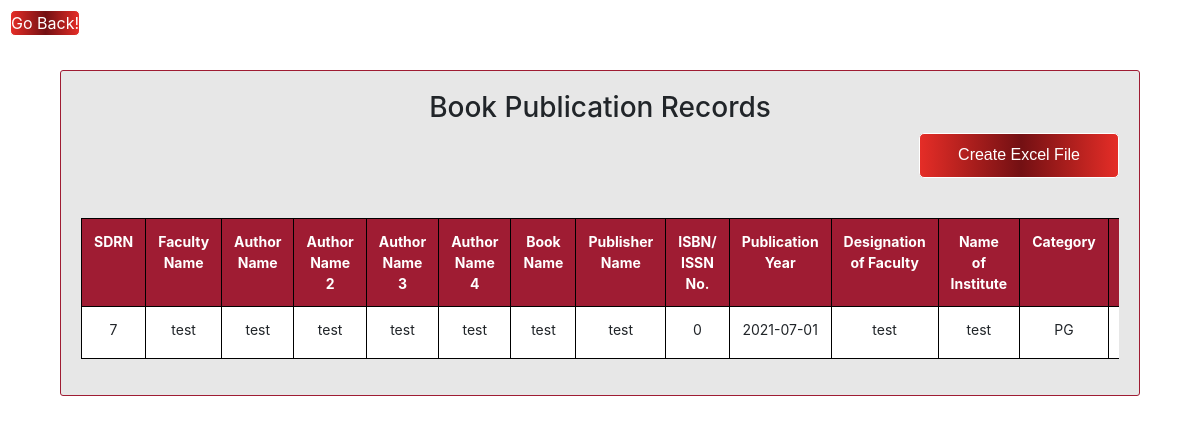
The app's page /Faculty/src/Details_show/show_book_publication.php (signed in) with its own data.
### tables this page shows
CREATE TABLE `book_publication` (
  `id` int(11) NOT NULL,
  `sdrn` int(20) NOT NULL,
  `faculty_name` varchar(128) NOT NULL,
  `author1` varchar(128) NOT NULL,
  `author2` varchar(128) NOT NULL,
  `author3` varchar(128) NOT NULL,
  `author4` varchar(128) NOT NULL,
  `book_name` varchar(128) NOT NULL,
  `publisher_name` varchar(128) NOT NULL,
  `isbn_no` varchar(20) NOT NULL,
  `year` date NOT NULL,
  `desgn` varchar(255) NOT NULL,
  `institute` varchar(255) NOT NULL,
  `opt1` varchar(128) NOT NULL,
  `opt2` varchar(128) NOT NULL,
  `opt3` varchar(128) NOT NULL
);

### Faculty/src/Details_show/show_book_publication.php (the view, shortened to what this page needs)
<!DOCTYPE html>
<html lang="en">
  <head>
      <link rel="stylesheet" href="../../css/internal_css.css">
      <link rel="stylesheet" href="../../css/util.css">
      <link rel="stylesheet" href="https://maxcdn.bootstrapcdn.com/bootstrap/4.3.1/css/bootstrap.min.css">
  </head>
  <body>
  <input id= "goback" type="button" value="Go Back!" onclick="history.back(-1)" />
    <div id="publication">
      <h3 class="text-center">Book Publication Records</h3>
      <button name="pdf_publication" id="pdf_publication" >Create Excel File</button>
      <div id="publication_tab">
        <?php
          if (isset($_SESSION['sdrn'])){
            echo '<div class="table-responsive">
            <table class="table table-bordered" >
            <tr>
            <th>SDRN</th>
            <th>Faculty Name</th>
            <th>Author Name</th>
            <th>Author Name 2</th>
            <th>Author Name 3</th>
            <th>Author Name 4</th>
            <th>Book Name</th>
            <th>Publisher Name</th>
            <th>ISBN/ ISSN No.</th>
            <th>Publication Year</th>
            <th>Designation of Faculty</th>
            <th>Name of Institute</th>
            <th>Category</th>
            <th>Option 1</th>
            <th>Option 2</th>
            <th>Update</th>
            </tr>  ';
            function fetch_publication(){
            $id = $_SESSION['sdrn'];
            $First_name= $_SESSION['First_name'];
            $Middle_name= $_SESSION['Middle_name'];
            $Last_name= $_SESSION['Last_name'];
            $faculty_name = $First_name." ".$Middle_name." ".$Last_name;
            $output1 = '';
            $connect = mysqli_connect("localhost", "root", "", "test");
            $sql1 = "SELECT * FROM book_publication where sdrn = '$id' OR author1 = '$faculty_name' OR author2 = '$faculty_name'
            OR author3 = '$faculty_name' OR author4 = '$faculty_name' ";
            $result1 = mysqli_query($connect, $sql1);
            while($row = mysqli_fetch_array($result1)){
              $output1 .= '<tr>
                            <td>'.$row["sdrn"].'</td>
                            <td>'.$row["faculty_name"].'</td>
                            <td>'.$row["author1"].'</td>
                            <td>'.$row["author2"].'</td>
                            <td>'.$row["author3"].'</td>
                            <td>'.$row["author4"].'</td>
                            <td>'.$row["book_name"].'</td>
                            <td>'.$row["publisher_name"].'</td>
                            <td>'.$row["isbn_no"].'</td>
                            <td>'.$row["year"].'</td>
                            <td>'.$row["desgn"].'</td>
                            <td>'.$row["institute"].'</td>
                            <td>'.$row["opt1"].'</td>
                            <td>'.$row["opt2"].'</td>
                            <td>'.$row["opt3"].'</td>
                            <td><a href="../Details_update/update_publication.php?id='.$row["id"].'">Update</a></td>
                          </tr> ';
              }
              return $output1;
            }
            echo fetch_publication();
            echo '</table>  </div>';
          }
        ?>
      </div>
    </div>
  </body>
</html>

### Faculty/css/internal_css.css (style rules this page uses)
* { margin: 0px; padding: 0px; box-sizing: border-box; }
body, html { height: auto; font-family: Poppins-Regular, sans-serif; }
h1,h2,h3,h4,h5,h6 { margin: 0px; }
button { outline: none !important; border: none; background: transparent; }
#goback { background-image: linear-gradient(to right, #e52d27 0%, #731013 51%, #e52d27 100%); color:#ffffff; border:1px solid #fff; border-radius:5px; margin: 10px; }
.table { width: 100%; border-collapse: collapse; }
.table td,.table th { padding:12px 15px; border:1px solid black!important; text-align: center; font-size:14px; }
.table th { background-color: #9F1C33; color:#ffffff; }
.table tr:nth-child(even) { background-color: white; }
div#publication { background-color:#e7e7e7; border-radius:3px; border:1px solid #9F1C33; margin-left: 5%; margin-right: 5%; margin-top : 2%; padding : 20px; }
#pdf_publication { width: 200px; height:45px; margin-bottom:40px; border-radius:5px; background-image: linear-gradient(to right, #e52d27 0%, #731013 51%, #e52d27 100%); border:1px solid #fff; color:#fff; font-family:'Raleway',sans-serif; float :right; }
html { height: auto; }
.table td,.table th { border:1px solid black; }
button { margin:10px; width: 250px; height: 50px; border-radius:5px; background:#9F1C33; color:white; border:1px solid #fff; font-size: 16px; padding: 5px; }

### records on screen
book_publication: sdrn "7", faculty_name "test", author1 "test", author2 "test", author3 "test", author4 "test", book_name "test", publisher_name "test", isbn_no "0", year "2021-07-01", desgn "test", institute "test", opt1 "PG"
